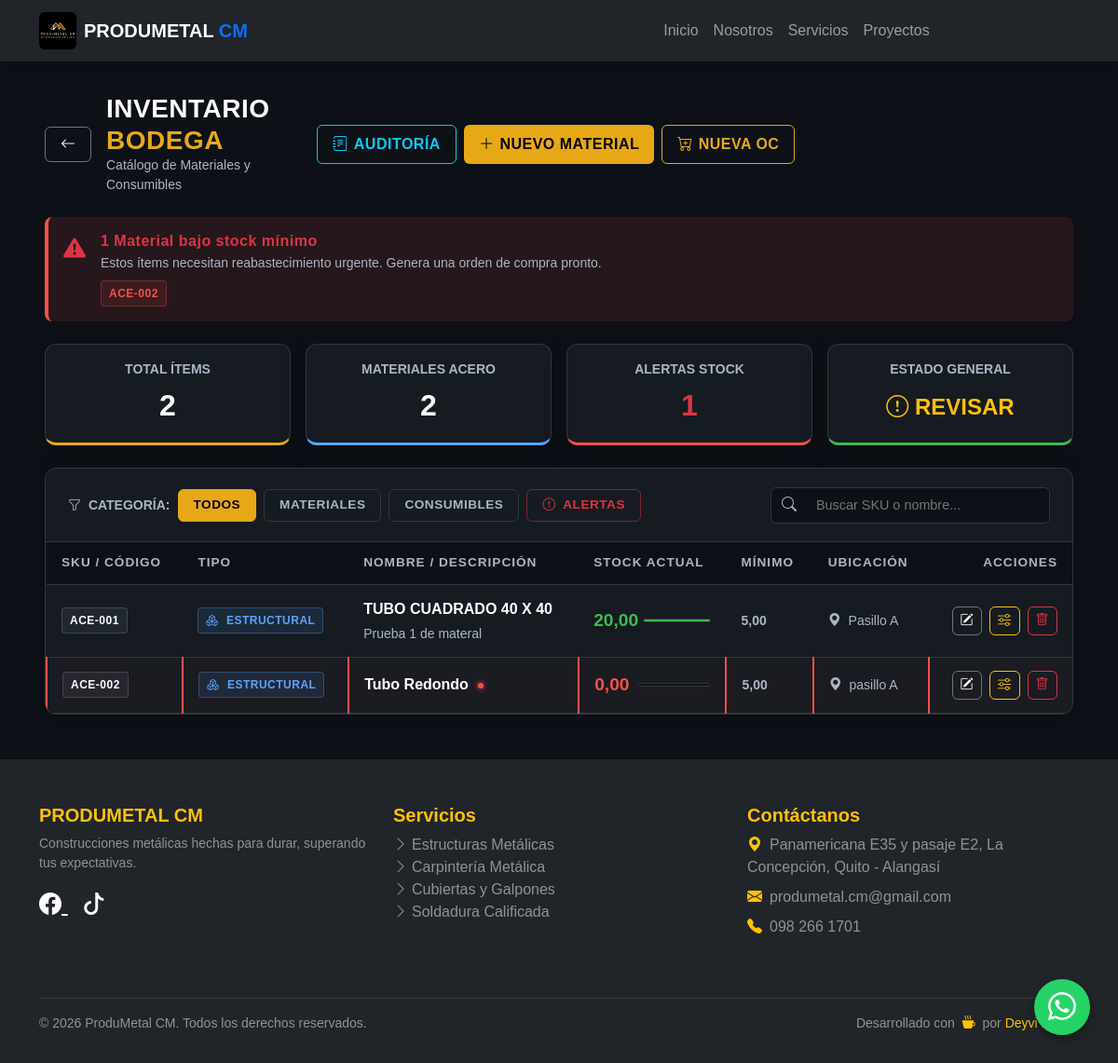
Page /erp/inventario/ (signed in) on the earlier database version.
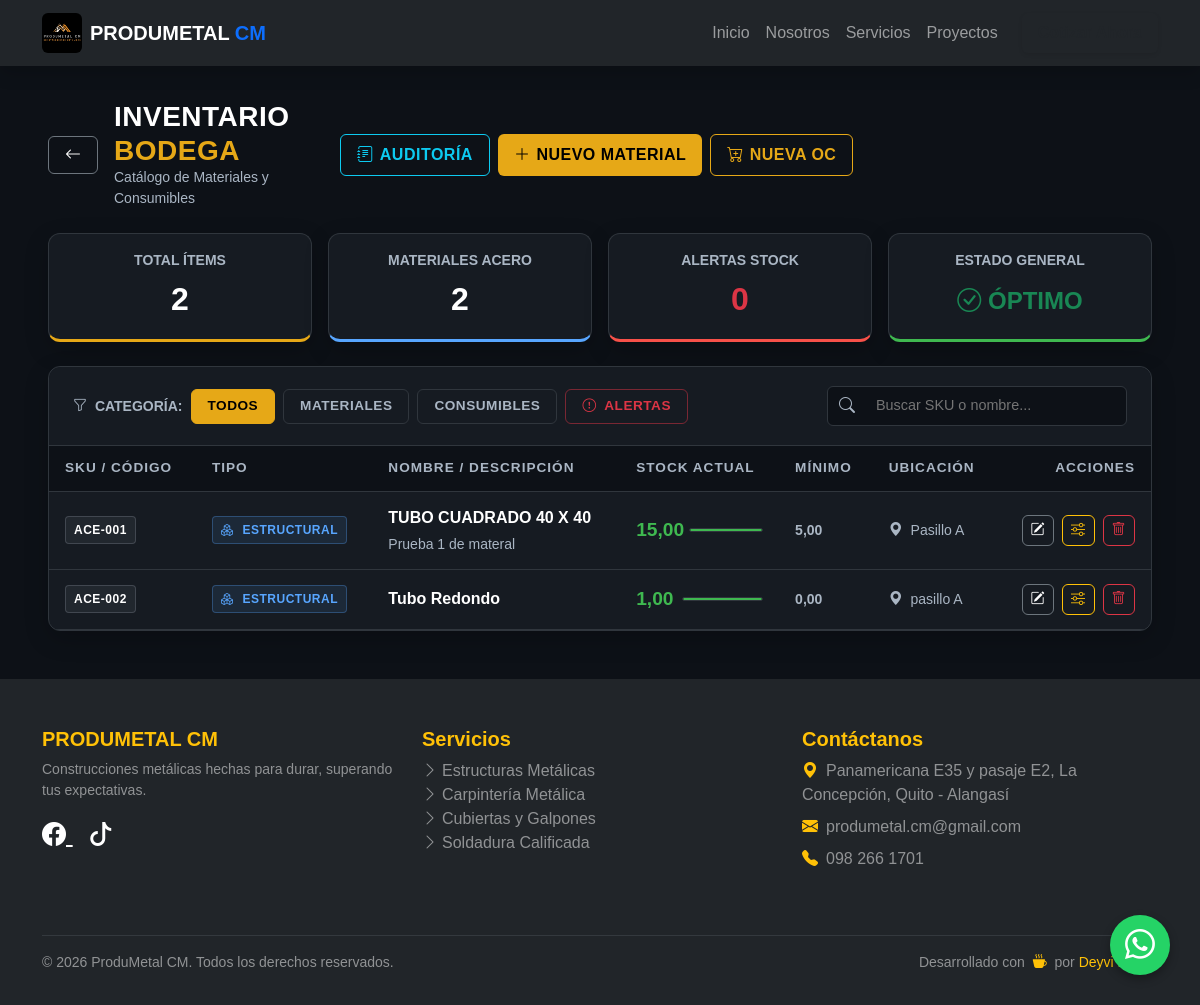
Same page on the later database version.
### web/models.py (models this page shows, shortened)
class Material(models.Model):
    TIPO_CATEGORIA = [
        ('MATERIAL', 'Material Estructural / Acero'),
        ('CONSUMIBLE', 'Consumible / Herramienta Menor'),
    ]
    sku = models.CharField(max_length=50, unique=True, verbose_name="Código/SKU")
    nombre = models.CharField(max_length=200)
    tipo = models.CharField(max_length=20, choices=TIPO_CATEGORIA, default='MATERIAL') # <-- NUEVO FILTRO
    descripcion = models.TextField(blank=True, null=True)
    stock_actual = models.DecimalField(max_digits=10, decimal_places=2, default=0.00)
    stock_minimo = models.DecimalField(max_digits=10, decimal_places=2, default=5.00, help_text="Umbral para alertas")
    ubicacion = models.CharField(max_length=100, help_text="Ej. Pasillo A, Estante 3")
    is_active = models.BooleanField(default=True)
    class Meta:
        verbose_name_plural = "Inventario (Materiales y Consumibles)"

### web/views.py (the view)
# urls.py: path('erp/inventario/', views.inventario_actual, name='inventario_actual'),
@login_required(login_url='login')
@user_passes_test(lambda u: es_bodeguero(u) or es_admin(u), login_url='dashboard_erp')
def inventario_actual(request):
    materiales = Material.objects.filter(is_active=True).order_by('tipo', 'nombre')
    alertas = Material.objects.filter(is_active=True, stock_actual__lte=F('stock_minimo'))
    tipo_filtro = request.GET.get('tipo')
    if tipo_filtro in ['MATERIAL', 'CONSUMIBLE']:
        materiales = materiales.filter(tipo=tipo_filtro)
    alerta_filtro = request.GET.get('alerta')
    if alerta_filtro == '1':
        materiales = materiales.filter(stock_actual__lte=F('stock_minimo'))
    rol_actual = 'Administrador' if es_admin(request.user) else 'Bodeguero'
    return render(request, 'web/erp/inventario.html', {
        'materiales': materiales,
        'alertas': alertas,
        'rol': rol_actual,
    })

### web/views.py (called while the page is built)
def es_admin(user):
    return user.is_superuser

def es_bodeguero(user):
    return user.groups.filter(name='Bodeguero').exists() or user.is_superuser

### web/templates/web/erp/inventario.html (shortened to what the changed rows need)
{% extends 'web/base.html' %}
{% load static %}
{% block content %}
<div class="container-fluid px-3 px-xl-5 erp-container mb-5">
    {% if alertas %}
    <div class="alert alert-danger border-0 shadow-sm rounded-3 d-flex align-items-start mb-4" style="background: rgba(248,81,73,0.1); border-left: 4px solid var(--pm-red) !important; color: var(--pm-text);">
        <i class="bi bi-exclamation-triangle-fill fs-4 me-3 text-danger"></i>
        <div>
            <h6 class="fw-bold text-danger mb-1" style="font-family: var(--font-display); letter-spacing: 0.5px;">{{ alertas.count }} Material{{ alertas.count|pluralize }} bajo stock mínimo</h6>
            <p class="small text-muted mb-2">Estos ítems necesitan reabastecimiento urgente. Genera una orden de compra pronto.</p>
            <div class="d-flex flex-wrap gap-2">
                {% for mat in alertas %}
                    <span class="badge-soft badge-soft-danger">{{ mat.sku }}</span>
                {% endfor %}
            </div>
        </div>
    </div>
    {% endif %}
    {% with total=materiales.count %}
    <div class="stats-grid mb-4">
        <div class="card card-minimal p-3 text-center border-bottom-0" style="border-bottom: 3px solid var(--pm-red) !important;">
            <div class="text-muted small text-uppercase fw-bold mb-1">Alertas Stock</div>
            <div class="fs-2 fw-bold text-danger" style="font-family: var(--font-display);">{{ alertas.count }}</div>
        </div>
        <div class="card card-minimal p-3 text-center border-bottom-0" style="border-bottom: 3px solid var(--pm-green) !important;">
            <div class="text-muted small text-uppercase fw-bold mb-1">Estado General</div>
            <div class="fs-4 fw-bold mt-2 {% if alertas.count == 0 %}text-success{% else %}text-warning{% endif %}" style="font-family: var(--font-display);">
                {% if alertas.count == 0 %}<i class="bi bi-check-circle"></i> ÓPTIMO{% else %}<i class="bi bi-exclamation-circle"></i> REVISAR{% endif %}
            </div>
        </div>
    </div>
    {% endwith %}
    <div class="card card-minimal overflow-hidden">
        <div class="table-responsive">
            <table class="table table-modern" id="invTable">
                <thead>
                    <tr>
                        <th>SKU / Código</th>
                        <th>Tipo</th>
                        <th>Nombre / Descripción</th>
                        <th style="min-width: 150px;">Stock Actual</th>
                        <th>Mínimo</th>
                        <th>Ubicación</th>
                        {% if rol == 'Administrador' %}
                            <th class="text-end">Acciones</th>
                        {% endif %}
                    </tr>
                </thead>
                <tbody>
                    {% for mat in materiales %}
                    <tr class="{% if mat.stock_actual <= mat.stock_minimo %}row-alerta{% endif %}" data-search="true" data-nombre="{{ mat.nombre|lower }}" data-sku="{{ mat.sku|lower }}">
                        <td>
                            <span class="badge-soft badge-soft-secondary text-white">{{ mat.sku }}</span>
                        </td>
                        <td>
                            {% if mat.tipo == 'MATERIAL' %}
                                <span class="badge-soft badge-soft-info"><i class="bi bi-boxes me-1"></i> Estructural</span>
                            {% else %}
                                <span class="badge-soft badge-soft-warning"><i class="bi bi-tools me-1"></i> Consumible</span>
                            {% endif %}
                        </td>
                        <td>
                            <div class="fw-bold" style="color: var(--pm-text);">
                                {{ mat.nombre }}
                                {% if mat.stock_actual <= mat.stock_minimo %}
                                    <span class="alerta-dot" title="Stock bajo mínimo"></span>
                                {% endif %}
                            </div>
                            {% if mat.descripcion %}
                                <div class="small text-muted text-truncate mt-1" style="max-width: 250px;">
                                    {{ mat.descripcion }}
                                </div>
                            {% endif %}
                        </td>
                        <td>
                            <div class="d-flex align-items-center gap-2">
                                <span class="stock-num
                                    {% if mat.stock_actual <= mat.stock_minimo %}stock-crit
                                    {% elif mat.stock_actual <= mat.stock_minimo|add:mat.stock_minimo %}stock-warn
                                    {% else %}stock-ok{% endif %}">
                                    {{ mat.stock_actual }}
                                </span>
                                <div class="stock-bar-bg w-100">
                                    <div class="stock-bar-fill
                                        {% if mat.stock_actual <= mat.stock_minimo %}fill-crit
                                        {% elif mat.stock_actual <= mat.stock_minimo|add:mat.stock_minimo %}fill-warn
                                        {% else %}fill-ok{% endif %}"
                                        style="width: {% if mat.stock_minimo > 0 %}{% widthratio mat.stock_actual mat.stock_minimo 100 %}{% else %}100{% endif %}%; max-width: 100%;">
                                    </div>
                                </div>
                            </div>
                        </td>
                        <td class="text-muted small fw-bold">
                            {{ mat.stock_minimo }}
                        </td>
                        <td class="text-muted small">
                            <i class="bi bi-geo-alt-fill me-1 text-secondary"></i> {{ mat.ubicacion }}
                        </td>
                        {% if rol == 'Administrador' %}
                            <td class="text-end">
                                <div class="d-flex justify-content-end gap-2">
                                    <a href="{% url 'editar_material' mat.id %}" class="btn btn-sm btn-outline-secondary btn-minimal px-2 py-1 text-white border-secondary" title="Editar Catálogo">
                                        <i class="bi bi-pencil-square"></i>
                                    </a>
                                    <a href="{% url 'realizar_ajuste' mat.id %}" class="btn btn-sm btn-outline-warning btn-minimal px-2 py-1 border-warning" title="Ajuste Manual">
                                        <i class="bi bi-sliders"></i>
                                    </a>
                                    <a href="{% url 'eliminar_material' mat.id %}" class="btn btn-sm btn-outline-danger btn-minimal px-2 py-1 border-danger" title="Eliminar / Desactivar" onclick="return confirm('¿Estás seguro de eliminar {{ mat.nombre }}?\n\nSi el material tiene historial de movimientos (ha sido comprado o usado), el sistema solo lo desactivará para no alterar la auditoría.');">
                                        <i class="bi bi-trash"></i>
                                    </a>
                                </div>
                            </td>
                        {% endif %}
                    </tr>
                    {% endfor %}
                </tbody>
            </table>
        </div>
    </div>
</div>
{% endblock %}

Differences in the rows shown:
no longer on one of the page's lists (row edited): Material: sku "ACE-002"
changed Material "TUBO CUADRADO 40 X 40": stock_actual "20,00" → "15,00"
changed Material "Tubo Redondo": stock_actual "0,00" → "1,00"; stock_minimo "5,00" → "0,00"
Other differences:
{{ alertas.count }}: "1" → "0"
{{ alertas.count }}: "1" → (not shown)
text no longer shown: "Material bajo stock mínimo Estos ítems necesitan reabastecimiento urgente. Genera una orden de compra pronto. REVISAR"
text now shown: "ÓPTIMO"
